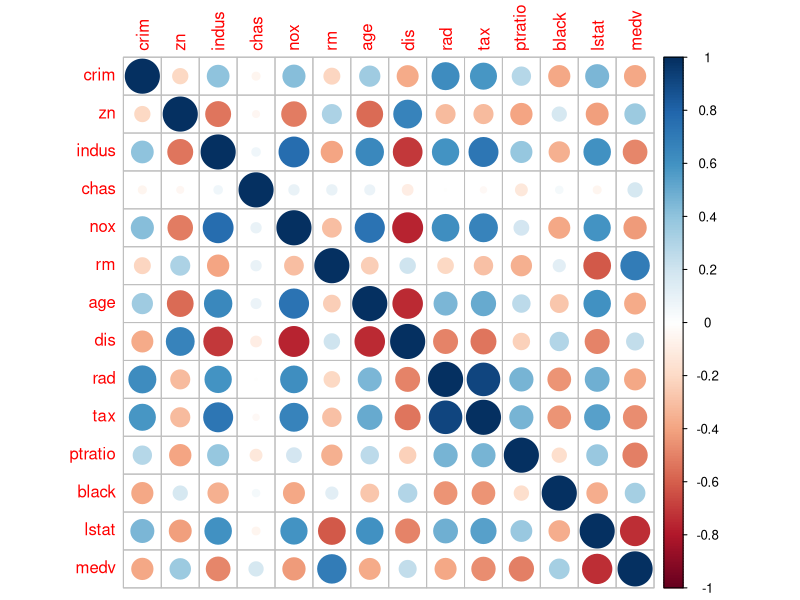
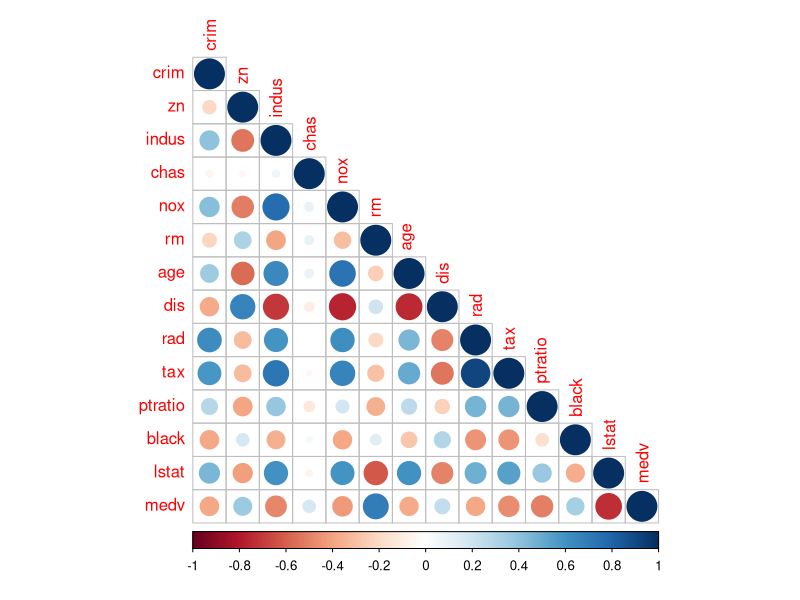
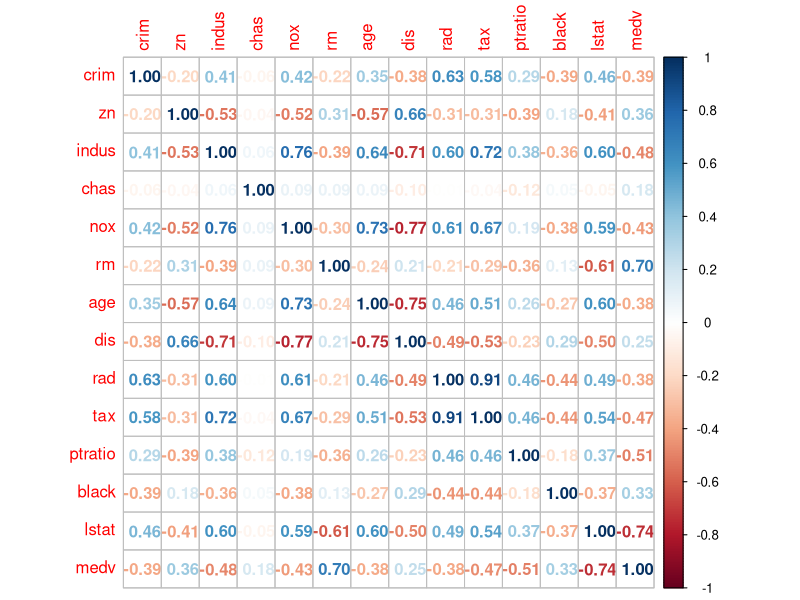
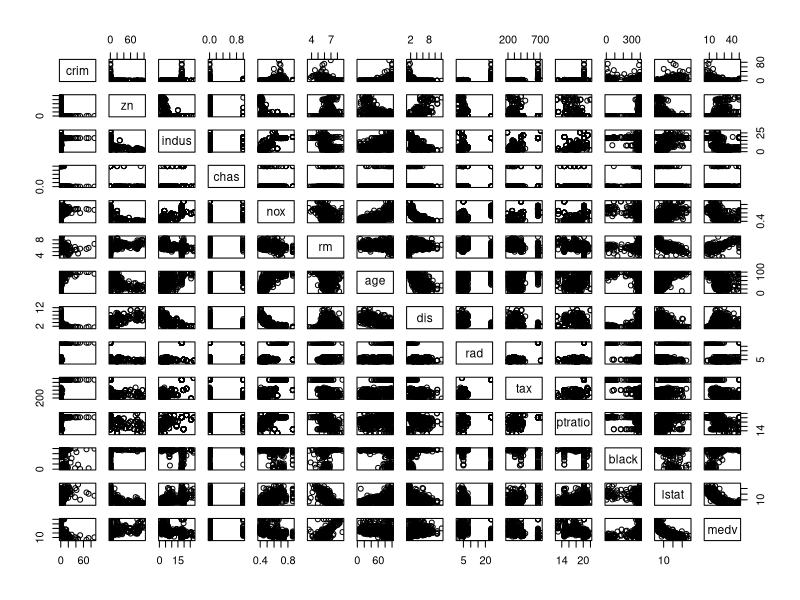
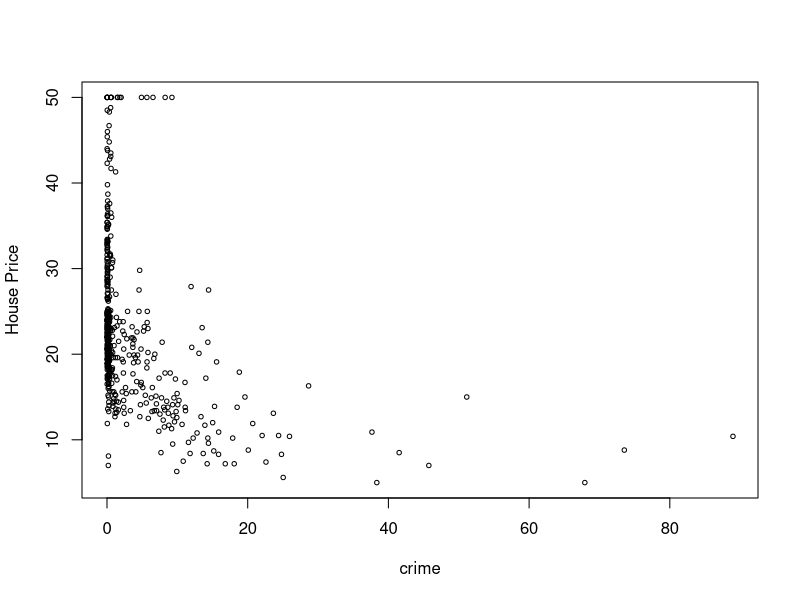

The R source for these figures, in order:
library(MASS)

data(Boston)

View(Boston)

cor(Boston)

View(cor(Boston))

# View Correlation

#install.packages("corrplot")

library(corrplot)

crr = cor(Boston)

corrplot(crr)

corrplot(crr, type = "lower")

corrplot(crr, method = 'number')

#####

plot(Boston)

attach(Boston)  # TO access database members without mentioning the database name

plot(crim, medv , cex = 0.6, xlab = "crime", ylab = "House Price")

#split dataset

library(caTools)
set.seed(123)
split = sample.split(Boston$medv, SplitRatio = .7)  #wrt to 'Y' variable

table(split)

training_set = subset(Boston, split ==T) 
test_set = subset(Boston, split == F)



# Fitting MLR
regressor = lm (medv ~ ., data = training_set)

summary(regressor)

#Predictions

y_pred = predict(regressor, newdata = test_set)

library(Metrics)

rmse(test_set$medv, y_pred)


# Backward Elimination

regressor1 = lm(medv ~ ., data = training_set)
summary(regressor1)

#remove indus

regressor1 = lm(medv ~ .-indus, data = training_set)
summary(regressor1)

# remove age

regressor1 = lm(medv ~ .-indus - age, data = training_set)
summary(regressor1)


#remove black

regressor1 = lm(medv ~ .-indus - age -black, data = training_set)
summary(regressor1)

# do not remove black since R2 and adjusted R2 decrease a lot (0.7901 to 0.788)


#### Final Model

regressor1 = lm(medv ~ .-indus - age, data = training_set)
summary(regressor1)

y_pred1 = predict(regressor1, newdata = test_set)
rmse(test_set$medv, y_pred1)


#####

regressor2 = lm(medv ~ .-indus - age -black, data = training_set)
summary(regressor2)

y_pred2 = predict(regressor2, newdata = test_set)
library(Metrics)

rmse(test_set$medv, y_pred2)

# After removing black, rmse has increased. hence do not remove
# regressor1 is our final model


#################


# step(), used to do all the above automatically
# smaller the AIC value, the better

regressor1 = lm(medv ~ ., data = training_set)
summary(regressor1)

step(regressor1, direction = "backward")


final= lm(formula = medv ~ crim + zn + chas + nox + rm + dis + rad + 
                 tax + ptratio + black + lstat, data = training_set)

y_pred4 = predict(final, newdata = test_set)

library(Metrics)

rmse(test_set$medv, y_pred4)


#####

#using forward

regressor1 = lm(medv ~ lstat, data = training_set)

regressor2 = lm(medv ~ ., data = training_set)

summary(regressor1)

step(regressor1, scope = list(lower = regressor1,
                              upper = regressor2), direction = "forward")


# both

step(regressor2, direction = "both")
step(regressor1, scope = list(upper = regressor2), direction = "both")



### Multicollinearity

library(car)

# create a model with all variables

regressor = lm(medv ~ ., data = training_set)

# VIF

vif(regressor)
